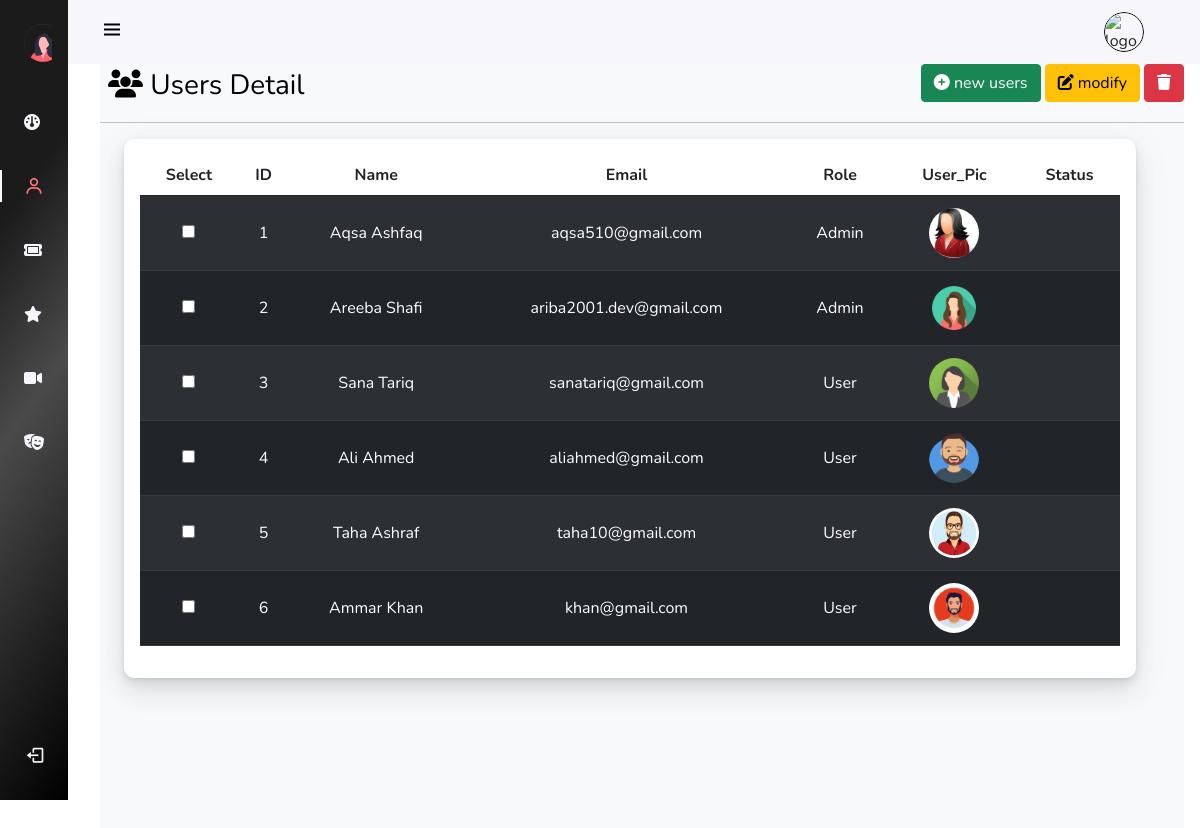
The page /AdminPanel/Pages/Users.php on the database as committed earlier.
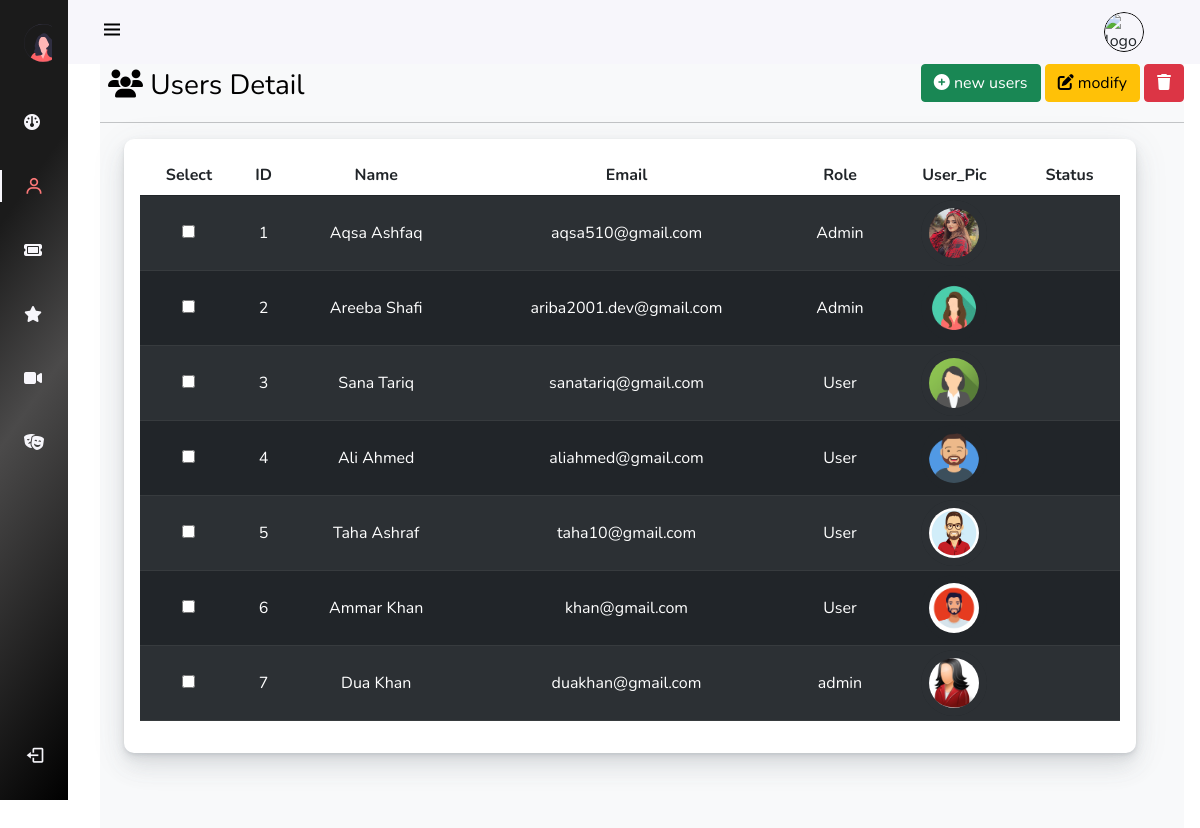
The same page on the database as committed later.
### tables this page shows
CREATE TABLE `registration` (
  `register_id` int(11) NOT NULL,
  `full_name` varchar(255) NOT NULL,
  `email` varchar(255) NOT NULL,
  `Apassword` varchar(255) NOT NULL,
  `picture` varchar(250) NOT NULL,
  `Urole` varchar(50) NOT NULL
);

### AdminPanel/Pages/Users.php (the view, shortened to what this page needs)
<?php
include("scripts.php");
include("sidenav.php");
include("Config.php");
?>
<!DOCTYPE html>
<html lang="en">
<head>
    <link rel="stylesheet" href="">
    <link rel="stylesheet" href="../assets/css/instyle.css">
</head>
<body id="body-pd">
    <header class="header" id="header">
        <div class="header_toggle"> <i class='bx bx-menu' id="header-toggle"></i> </div>
        <div class="d-flex" >
                <div class="header_img ms-auto mx-4"> <img class="img-fluid" src="../assets/images/uploads/<?php echo $_SESSION['picture'] ;?> "
                style="width:40px;height:40px;border:1px solid black;border-radius:50px;"  alt="logo"> </div>
             </div>
      </header>
    <div class="l-navbar" id="nav-bar">
        <nav class="nav">
            <div>
                 <a href="#" class="nav_logo"> <img src="../assets/images/adminlogo.svg" alt="">  <span class="nav_logo-name">Admin &nbsp;Panel </span> </a>
                <div class="nav_list">
                    <a href="../index.php" class="nav_link  "> <i class="fa-solid fa-gauge"></i>
                     </a>
                     <a href="../Pages/Users.php" class="nav_link active"> <i class='bx bx-user nav_icon'></i>
                    <span class="nav_name ">Users</span> </a>
                     <a href="../Pages/booking.php" class="nav_link " > <i class="fa-solid fa-ticket"></i> <span class="nav_name">bookings</span> </a>
                     <a href="../Pages/reviews.php" class="nav_link"> <i class="fa-solid fa-star"></i><span class="nav_name">reviews</span> </a>
                     <a href="../Pages/Movies.php" class="nav_link"> <i class="fa-solid fa-video"></i> <span class="nav_name">movies</span> </a>
                     <a href="../Pages/Theaters.php" class="nav_link"><i class="fa-solid fa-masks-theater"></i> <span class="nav_name">theatre</span> </a>
                    </div>
            </div>
                        <a href="#" class="nav_link">
                <form action="logout.php" method="POST">
                <button class="btn btn-transparent m-0 p-0" type="submit" name="Signout">
                    <i class='bx bx-log-out nav_icon'></i> <span class="nav_name">SignOut</span>
                 </a>
          </nav>
    </div>
<div class="height-100 bg-light main-container ">
<div class="user-l d-flex ">
<a href="#" class="user-head"> <i class="fa-solid fa-users"></i> <span class="nav_name">Users Detail</span> </a>
<div class="ms-auto">
            <form action="delete.php" method="POST"  >
            <button class="btn btn-success ">
            <i class="fa-solid fa-circle-plus"></i>  new users</button>
            <button class="btn btn-warning ">
            <i class="fa-solid fa-pen-to-square"></i> modify</button>
            <button type="submit" name="del_movie_data" class="btn btn-danger "><i class="fa-solid fa-trash"></i> </button>
            </form>
       </div>
</div>
<hr>
<div class="page-content page-container" id="page-content">
    <div class="padding">
        <div class="row container d-flex justify-content-center">
<div class="col-lg-12 grid-margin stretch-card">
              <div class="card">
                <div class="card-body">
                  <div class="table-responsive">
                    <table class="table table-striped table-hover align-middle text-center">
                      <thead>
                        <tr>
                         <th>Select</th>
                          <th>ID</th>
                          <th>Name</th>
                          <th>Email</th>
                          <th>Role</th>
                          <th>User_Pic</th>
                          <th>Status</th>
                        </tr>
                      </thead>
                      <tbody class="table table-dark table-striped">
                      <?php
                $data = mysqli_query($conn,"SELECT * from registration");
                while ($users_data = mysqli_fetch_array($data)){
                      ?>
                        <tr>
                         <td>
                            <form action="" method="post">
                            <input type="checkbox" name="deleteMovie[]" value="<?php echo $row['register_id'];?>">
                            </form>
                          </td>
                          <td><?php echo $users_data["register_id"] ?></td>
                          <td><?php echo $users_data["full_name"] ?></td>
                          <td><?php echo $users_data["email"] ?></td>
                          <td><?php echo $users_data["Urole"] ?></td>
                          <td class="py-1" ><img width="66px" height="66px" style="border-radius: 50px;" src="../assets/images/uploads/<?php echo $users_data["picture"] ?>" alt=""></td>
                          <td></td>
                        </tr>
                        <?php  } ?>
                      </tbody>
                    </table>
                  </div>
                </div>
              </div>
            </div>
            </div>
              </div>
            </div>
</div>
</body>
</html>

### AdminPanel/Pages/scripts.php (shortened to what this page needs)
<!DOCTYPE html>
<html lang="en">
<head>
    <link rel="stylesheet" href="https://cdnjs.cloudflare.com/ajax/libs/font-awesome/6.3.0/css/all.min.css" />    <link rel="stylesheet" href="https://cdn.jsdelivr.net/npm/boxicons@latest/css/boxicons.min.css">
    <link rel="stylesheet" href="https://cdn.jsdelivr.net/npm/bootstrap@5.0.0-beta1/dist/js/bootstrap.bundle.min.js">
    <link rel="stylesheet" href="https://cdn.jsdelivr.net/npm/bootstrap@5.0.0-beta1/dist/css/bootstrap.min.css">
</head>
<body>
</body>
</html>

### AdminPanel/Pages/sidenav.php (shortened to what this page needs)
<!DOCTYPE html>
<html lang="en">
<head>
</head>
</body>
</html>

### AdminPanel/assets/css/instyle.css (style rules this page uses)
:root { --header-height: 3rem;--nav-width: 68px; --first-color: #E46568; --first-color-light: #AFA5D9; --white-color: #F7F6FB; --body-font: 'Nunito', sans-serif; --gradient:linear-gradient(125deg,#5D48A6,#94378C,#CD2671); --normal-font-size: 1rem;--z-fixed: 100 }
body { position: relative; margin: var(--header-height) 0 0 0; padding: 0 1rem; font-family: var(--body-font); font-size: var(--normal-font-size); transition: .5s }
a { text-decoration: none }
.header { width: 100%; height: var(--header-height); position: fixed;top: 0; left: 0; display: flex; align-items: center; justify-content: space-between; padding: 0 1rem; background-color: var(--white-color); z-index: var(--z-fixed); transition: .5s }
.header_toggle { color: black; font-size: 1.5rem; cursor: pointer }
.header_img { width: 35px; height: 35px; display: flex; justify-content: center; border-radius: 50%; overflow: hidden }
.header_img img { width: 40px; }
.l-navbar { position: fixed; top: 0;left: -30%; width: var(--nav-width); height: 100vh; background:linear-gradient(125deg,rgb(27, 27, 27) 25%,rgb(75, 74, 74) 50%,black) 100%; padding: .5rem 1rem 0 0; transition: .5s; z-index: var(--z-fixed) }
.nav { height: 100%; display: flex;flex-direction: column; justify-content: space-between; overflow: hidden }
.nav_logo, .nav_link { display: grid; grid-template-columns: max-content max-content; align-items: center; column-gap: 1rem;padding: .5rem 0 .5rem 1.5rem }
.nav_logo { margin-bottom: 2rem }
.nav_link { position: relative;color: var(--white-color);margin-bottom: 1.5rem;transition: .3s }
.nav_icon { font-size: 1.25rem }
.active { color: rgb(250, 119, 119) }
.active::before { content: '';position: absolute;left: 0;width: 2px;height: 32px;background-color: var(--white-color) }
.height-100 { height:100vh }
@media screen and (min-width: 768px) { body { margin: calc(var(--header-height) + 1rem) 0 0 0;padding-left: calc(var(--nav-width) + 2rem) } }
@media screen and (min-width: 768px) { .header { height: calc(var(--header-height) + 1rem);padding: 0 2rem 0 calc(var(--nav-width) + 2rem) } }
@media screen and (min-width: 768px) { .header_img { width: 40px;height: 40px } }
@media screen and (min-width: 768px) { .header_img img { width: 45px } }
@media screen and (min-width: 768px) { .l-navbar { left: 0;padding: 1rem 1rem 0 0 } }
.card { background-color: #fff; border-radius: 10px; border: none; position: relative; margin-bottom: 30px; box-shadow: 0 0.46875rem 2.1875rem rgba(90,97,105,0.1), 0 0.9375rem 1.40625rem rgba(90,97,105,0.1), 0 0.25rem 0.53125rem rgba(90,97,105,0.12), 0 0.125rem 0.1875rem rgba(90,97,105,0.1); }
.user-l .user-head { text-decoration: none; color: black; font-size: 28px; margin-left: 8px; }

Rows that differ between the two databases and show on the page:
changed registration "Aqsa Ashfaq": picture: a different picture
added registration: register_id "7", full_name "Dua Khan", email "duakhan@gmail.com", Urole "admin", picture (picture)
